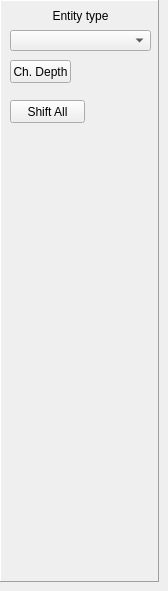
       <widget class="QWidget" name="entityToolPage">
        <widget class="QFrame" name="entityToolFrame">
         <property name="geometry">
          <rect>
           <x>0</x>
           <y>0</y>
           <width>159</width>
           <height>582</height>
          </rect>
         </property>
         <property name="minimumSize">
          <size>
           <width>159</width>
           <height>582</height>
          </size>
         </property>
         <property name="maximumSize">
          <size>
           <width>159</width>
           <height>16777215</height>
          </size>
         </property>
         <property name="frameShape">
          <enum>QFrame::Panel</enum>
         </property>
         <property name="frameShadow">
          <enum>QFrame::Raised</enum>
         </property>
         <widget class="QComboBox" name="list_Entities">
          <property name="geometry">
           <rect>
            <x>10</x>
            <y>30</y>
            <width>141</width>
            <height>21</height>
           </rect>
          </property>
          <property name="currentText">
           <string/>
          </property>
          <property name="iconSize">
           <size>
            <width>16</width>
            <height>16</height>
           </size>
          </property>
         </widget>
         <widget class="QLabel" name="label_8">
          <property name="geometry">
           <rect>
            <x>10</x>
            <y>0</y>
            <width>141</width>
            <height>31</height>
           </rect>
          </property>
          <property name="text">
           <string>Entity type</string>
          </property>
          <property name="alignment">
           <set>Qt::AlignCenter</set>
          </property>
         </widget>
         <widget class="QPushButton" name="but_chEntDepth">
          <property name="geometry">
           <rect>
            <x>10</x>
            <y>60</y>
            <width>61</width>
            <height>23</height>
           </rect>
          </property>
          <property name="text">
           <string>Ch. Depth</string>
          </property>
         </widget>
         <widget class="QPushButton" name="but_ShiftAllEnts">
          <property name="geometry">
           <rect>
            <x>10</x>
            <y>100</y>
            <width>75</width>
            <height>23</height>
           </rect>
          </property>
          <property name="text">
           <string>Shift All</string>
          </property>
         </widget>
         <zorder>label_8</zorder>
         <zorder>list_Entities</zorder>
         <zorder>but_chEntDepth</zorder>
         <zorder>but_ShiftAllEnts</zorder>
        </widget>
       </widget>
